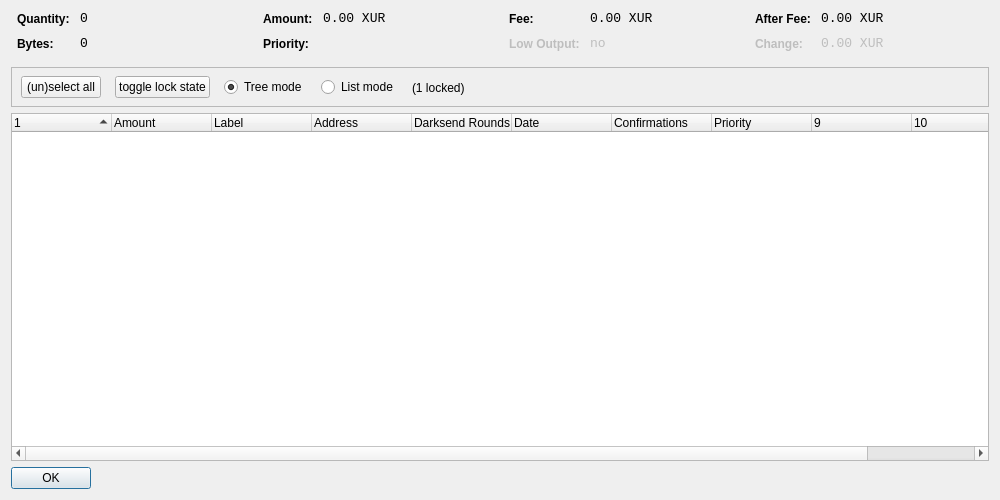
<?xml version="1.0" encoding="UTF-8"?>
<ui version="4.0">
 <class>CoinControlDialog</class>
 <widget class="QDialog" name="CoinControlDialog">
  <property name="geometry">
   <rect>
    <x>0</x>
    <y>0</y>
    <width>1000</width>
    <height>500</height>
   </rect>
  </property>
  <property name="windowTitle">
   <string>Coin Control</string>
  </property>
  <layout class="QVBoxLayout" name="verticalLayout">
   <item>
    <layout class="QHBoxLayout" name="horizontalLayoutTop" stretch="0,0,0,0">
     <property name="topMargin">
      <number>0</number>
     </property>
     <property name="bottomMargin">
      <number>10</number>
     </property>
     <item>
      <layout class="QFormLayout" name="formLayoutCoinControl1">
       <property name="horizontalSpacing">
        <number>10</number>
       </property>
       <property name="verticalSpacing">
        <number>10</number>
       </property>
       <property name="leftMargin">
        <number>6</number>
       </property>
       <property name="rightMargin">
        <number>6</number>
       </property>
       <item row="0" column="0">
        <widget class="QLabel" name="labelCoinControlQuantityText">
         <property name="styleSheet">
          <string notr="true">font-weight:bold;</string>
         </property>
         <property name="text">
          <string>Quantity:</string>
         </property>
        </widget>
       </item>
       <item row="0" column="1">
        <widget class="QLabel" name="labelCoinControlQuantity">
         <property name="font">
          <font>
           <family>Monospace</family>
           <pointsize>10</pointsize>
          </font>
         </property>
         <property name="cursor">
          <cursorShape>IBeamCursor</cursorShape>
         </property>
         <property name="contextMenuPolicy">
          <enum>Qt::ActionsContextMenu</enum>
         </property>
         <property name="text">
          <string notr="true">0</string>
         </property>
         <property name="textInteractionFlags">
          <set>Qt::LinksAccessibleByMouse|Qt::TextSelectableByKeyboard|Qt::TextSelectableByMouse</set>
         </property>
        </widget>
       </item>
       <item row="1" column="0">
        <widget class="QLabel" name="labelCoinControlBytesText">
         <property name="styleSheet">
          <string notr="true">font-weight:bold;</string>
         </property>
         <property name="text">
          <string>Bytes:</string>
         </property>
        </widget>
       </item>
       <item row="1" column="1">
        <widget class="QLabel" name="labelCoinControlBytes">
         <property name="font">
          <font>
           <family>Monospace</family>
           <pointsize>10</pointsize>
          </font>
         </property>
         <property name="cursor">
          <cursorShape>IBeamCursor</cursorShape>
         </property>
         <property name="contextMenuPolicy">
          <enum>Qt::ActionsContextMenu</enum>
         </property>
         <property name="text">
          <string notr="true">0</string>
         </property>
         <property name="textInteractionFlags">
          <set>Qt::LinksAccessibleByMouse|Qt::TextSelectableByKeyboard|Qt::TextSelectableByMouse</set>
         </property>
        </widget>
       </item>
      </layout>
     </item>
     <item>
      <layout class="QFormLayout" name="formLayoutCoinControl2">
       <property name="horizontalSpacing">
        <number>10</number>
       </property>
       <property name="verticalSpacing">
        <number>10</number>
       </property>
       <property name="leftMargin">
        <number>6</number>
       </property>
       <property name="rightMargin">
        <number>6</number>
       </property>
       <item row="0" column="0">
        <widget class="QLabel" name="labelCoinControlAmountText">
         <property name="styleSheet">
          <string notr="true">font-weight:bold;</string>
         </property>
         <property name="text">
          <string>Amount:</string>
         </property>
        </widget>
       </item>
       <item row="0" column="1">
        <widget class="QLabel" name="labelCoinControlAmount">
         <property name="font">
          <font>
           <family>Monospace</family>
           <pointsize>10</pointsize>
          </font>
         </property>
         <property name="cursor">
          <cursorShape>IBeamCursor</cursorShape>
         </property>
         <property name="contextMenuPolicy">
          <enum>Qt::ActionsContextMenu</enum>
         </property>
         <property name="text">
          <string notr="true">0.00 XUR</string>
         </property>
         <property name="textInteractionFlags">
          <set>Qt::LinksAccessibleByMouse|Qt::TextSelectableByKeyboard|Qt::TextSelectableByMouse</set>
         </property>
        </widget>
       </item>
       <item row="1" column="0">
        <widget class="QLabel" name="labelCoinControlPriorityText">
         <property name="styleSheet">
          <string notr="true">font-weight:bold;</string>
         </property>
         <property name="text">
          <string>Priority:</string>
         </property>
        </widget>
       </item>
       <item row="1" column="1">
        <widget class="QLabel" name="labelCoinControlPriority">
         <property name="font">
          <font>
           <family>Monospace</family>
           <pointsize>10</pointsize>
          </font>
         </property>
         <property name="cursor">
          <cursorShape>IBeamCursor</cursorShape>
         </property>
         <property name="contextMenuPolicy">
          <enum>Qt::ActionsContextMenu</enum>
         </property>
         <property name="text">
          <string/>
         </property>
         <property name="textInteractionFlags">
          <set>Qt::LinksAccessibleByMouse|Qt::TextSelectableByKeyboard|Qt::TextSelectableByMouse</set>
         </property>
        </widget>
       </item>
      </layout>
     </item>
     <item>
      <layout class="QFormLayout" name="formLayoutCoinControl3">
       <property name="horizontalSpacing">
        <number>10</number>
       </property>
       <property name="verticalSpacing">
        <number>10</number>
       </property>
       <property name="leftMargin">
        <number>6</number>
       </property>
       <property name="rightMargin">
        <number>6</number>
       </property>
       <item row="0" column="0">
        <widget class="QLabel" name="labelCoinControlFeeText">
         <property name="styleSheet">
          <string notr="true">font-weight:bold;</string>
         </property>
         <property name="text">
          <string>Fee:</string>
         </property>
        </widget>
       </item>
       <item row="0" column="1">
        <widget class="QLabel" name="labelCoinControlFee">
         <property name="font">
          <font>
           <family>Monospace</family>
           <pointsize>10</pointsize>
          </font>
         </property>
         <property name="cursor">
          <cursorShape>IBeamCursor</cursorShape>
         </property>
         <property name="contextMenuPolicy">
          <enum>Qt::ActionsContextMenu</enum>
         </property>
         <property name="text">
          <string notr="true">0.00 XUR</string>
         </property>
         <property name="textInteractionFlags">
          <set>Qt::LinksAccessibleByMouse|Qt::TextSelectableByKeyboard|Qt::TextSelectableByMouse</set>
         </property>
        </widget>
       </item>
       <item row="1" column="0">
        <widget class="QLabel" name="labelCoinControlLowOutputText">
         <property name="enabled">
          <bool>false</bool>
         </property>
         <property name="styleSheet">
          <string notr="true">font-weight:bold;</string>
         </property>
         <property name="text">
          <string>Low Output:</string>
         </property>
        </widget>
       </item>
       <item row="1" column="1">
        <widget class="QLabel" name="labelCoinControlLowOutput">
         <property name="enabled">
          <bool>false</bool>
         </property>
         <property name="font">
          <font>
           <family>Monospace</family>
           <pointsize>10</pointsize>
          </font>
         </property>
         <property name="cursor">
          <cursorShape>IBeamCursor</cursorShape>
         </property>
         <property name="contextMenuPolicy">
          <enum>Qt::ActionsContextMenu</enum>
         </property>
         <property name="text">
          <string notr="true">no</string>
         </property>
         <property name="textInteractionFlags">
          <set>Qt::LinksAccessibleByMouse|Qt::TextSelectableByKeyboard|Qt::TextSelectableByMouse</set>
         </property>
        </widget>
       </item>
      </layout>
     </item>
     <item>
      <layout class="QFormLayout" name="formLayoutCoinControl4">
       <property name="horizontalSpacing">
        <number>10</number>
       </property>
       <property name="verticalSpacing">
        <number>10</number>
       </property>
       <property name="leftMargin">
        <number>6</number>
       </property>
       <property name="rightMargin">
        <number>6</number>
       </property>
       <item row="0" column="0">
        <widget class="QLabel" name="labelCoinControlAfterFeeText">
         <property name="styleSheet">
          <string notr="true">font-weight:bold;</string>
         </property>
         <property name="text">
          <string>After Fee:</string>
         </property>
        </widget>
       </item>
       <item row="0" column="1">
        <widget class="QLabel" name="labelCoinControlAfterFee">
         <property name="font">
          <font>
           <family>Monospace</family>
           <pointsize>10</pointsize>
          </font>
         </property>
         <property name="cursor">
          <cursorShape>IBeamCursor</cursorShape>
         </property>
         <property name="contextMenuPolicy">
          <enum>Qt::ActionsContextMenu</enum>
         </property>
         <property name="text">
          <string notr="true">0.00 XUR</string>
         </property>
         <property name="textInteractionFlags">
          <set>Qt::LinksAccessibleByMouse|Qt::TextSelectableByKeyboard|Qt::TextSelectableByMouse</set>
         </property>
        </widget>
       </item>
       <item row="1" column="0">
        <widget class="QLabel" name="labelCoinControlChangeText">
         <property name="enabled">
          <bool>false</bool>
         </property>
         <property name="styleSheet">
          <string notr="true">font-weight:bold;</string>
         </property>
         <property name="text">
          <string>Change:</string>
         </property>
        </widget>
       </item>
       <item row="1" column="1">
        <widget class="QLabel" name="labelCoinControlChange">
         <property name="enabled">
          <bool>false</bool>
         </property>
         <property name="font">
          <font>
           <family>Monospace</family>
           <pointsize>10</pointsize>
          </font>
         </property>
         <property name="cursor">
          <cursorShape>IBeamCursor</cursorShape>
         </property>
         <property name="contextMenuPolicy">
          <enum>Qt::ActionsContextMenu</enum>
         </property>
         <property name="text">
          <string notr="true">0.00 XUR</string>
         </property>
         <property name="textInteractionFlags">
          <set>Qt::LinksAccessibleByMouse|Qt::TextSelectableByKeyboard|Qt::TextSelectableByMouse</set>
         </property>
        </widget>
       </item>
      </layout>
     </item>
    </layout>
   </item>
   <item>
    <widget class="QFrame" name="frame">
     <property name="minimumSize">
      <size>
       <width>0</width>
       <height>40</height>
      </size>
     </property>
     <property name="frameShape">
      <enum>QFrame::StyledPanel</enum>
     </property>
     <property name="frameShadow">
      <enum>QFrame::Sunken</enum>
     </property>
     <widget class="QWidget" name="horizontalLayoutWidget">
      <property name="geometry">
       <rect>
        <x>10</x>
        <y>0</y>
        <width>781</width>
        <height>41</height>
       </rect>
      </property>
      <layout class="QHBoxLayout" name="horizontalLayoutPanel" stretch="0,0,0,0,0">
       <property name="spacing">
        <number>14</number>
       </property>
       <item>
        <widget class="QPushButton" name="pushButtonSelectAll">
         <property name="sizePolicy">
          <sizepolicy hsizetype="Maximum" vsizetype="Fixed">
           <horstretch>0</horstretch>
           <verstretch>0</verstretch>
          </sizepolicy>
         </property>
         <property name="text">
          <string>(un)select all</string>
         </property>
        </widget>
       </item>
        <item>
         <widget class="QPushButton" name="pushButtonToggleLock">
          <property name="sizePolicy">
           <sizepolicy hsizetype="Maximum" vsizetype="Fixed">
            <horstretch>0</horstretch>
            <verstretch>0</verstretch>
           </sizepolicy>
          </property>
          <property name="text">
           <string>toggle lock state</string>
          </property>
          <property name="autoDefault">
           <bool>false</bool>
          </property>
         </widget>
        </item>
       <item>
        <widget class="QRadioButton" name="radioTreeMode">
         <property name="sizePolicy">
          <sizepolicy hsizetype="Maximum" vsizetype="Fixed">
           <horstretch>0</horstretch>
           <verstretch>0</verstretch>
          </sizepolicy>
         </property>
         <property name="text">
          <string>Tree mode</string>
         </property>
         <property name="checked">
          <bool>true</bool>
         </property>
        </widget>
       </item>
       <item>
        <widget class="QRadioButton" name="radioListMode">
         <property name="sizePolicy">
          <sizepolicy hsizetype="Maximum" vsizetype="Fixed">
           <horstretch>0</horstretch>
           <verstretch>0</verstretch>
          </sizepolicy>
         </property>
         <property name="text">
          <string>List mode</string>
         </property>
        </widget>
       </item>
        <item>
         <widget class="QLabel" name="labelLocked">
          <property name="text">
           <string>(1 locked)</string>
          </property>
         </widget>
        </item>
       <item>
        <spacer name="horizontalSpacer">
         <property name="orientation">
          <enum>Qt::Horizontal</enum>
         </property>
         <property name="sizeHint" stdset="0">
          <size>
           <width>40</width>
           <height>20</height>
          </size>
         </property>
        </spacer>
       </item>
      </layout>
     </widget>
    </widget>
   </item>
   <item>
    <widget class="CoinControlTreeWidget" name="treeWidget">
     <property name="contextMenuPolicy">
      <enum>Qt::CustomContextMenu</enum>
     </property>
     <property name="sortingEnabled">
      <bool>false</bool>
     </property>
     <property name="columnCount">
      <number>11</number>
     </property>
     <attribute name="headerShowSortIndicator" stdset="0">
      <bool>true</bool>
     </attribute>
     <attribute name="headerStretchLastSection">
      <bool>false</bool>
     </attribute>
     <column>
      <property name="text">
       <string/>
      </property>
     </column>
     <column>
      <property name="text">
       <string>Amount</string>
      </property>
     </column>
     <column>
      <property name="text">
       <string>Label</string>
      </property>
     </column>
     <column>
      <property name="text">
       <string>Address</string>
      </property>
     </column>
     <column>
      <property name="text">
       <string>Darksend Rounds</string>
      </property>
    </column>
     <column>
      <property name="text">
       <string>Date</string>
      </property>
     </column>
     <column>
      <property name="text">
       <string>Confirmations</string>
      </property>
      <property name="toolTip">
       <string>Confirmed</string>
      </property>
     </column>
     <column>
      <property name="text">
       <string>Priority</string>
      </property>
     </column>
     <column>
      <property name="text">
       <string/>
      </property>
     </column>
     <column>
      <property name="text">
       <string/>
      </property>
     </column>
     <column>
      <property name="text">
       <string/>
      </property>
     </column>
     <column>
      <property name="text">
       <string/>
      </property>
     </column>
    </widget>
   </item>
   <item>
    <widget class="QDialogButtonBox" name="buttonBox">
     <property name="sizePolicy">
      <sizepolicy hsizetype="Maximum" vsizetype="Fixed">
       <horstretch>0</horstretch>
       <verstretch>0</verstretch>
      </sizepolicy>
     </property>
     <property name="orientation">
      <enum>Qt::Horizontal</enum>
     </property>
     <property name="standardButtons">
      <set>QDialogButtonBox::Ok</set>
     </property>
    </widget>
   </item>
  </layout>
 </widget>
 <customwidgets>
  <customwidget>
   <class>CoinControlTreeWidget</class>
   <extends>QTreeWidget</extends>
   <header>coincontroltreewidget.h</header>
  </customwidget>
 </customwidgets>
 <resources/>
 <connections/>
</ui>
